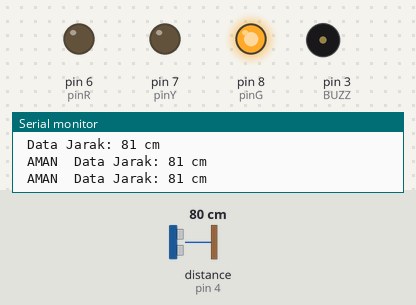
A sketch run on a simulated Arduino Uno, built with avr-gcc and run on an emulated ATmega328P. On the bench: output pins drawn as LEDs (lit = HIGH), buzzer (waves = sounding, pin HIGH), the last lines printed to the serial monitor. Inputs (shaded band) come from the test bench; at power-on: distance to the obstacle (sensor on pin 4) 80 cm. The echo pulse lasts 58.3 µs per cm.

Above: at 1.3 s.
1.4 s: distance to the obstacle (sensor on pin 4) set to 74 cm
3.2 s: distance to the obstacle (sensor on pin 4) set to 66 cm
At 4.6 s:
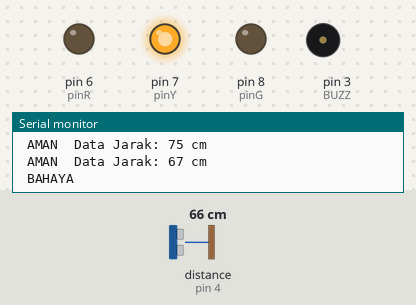
6.2 s: distance to the obstacle (sensor on pin 4) set to 23 cm
9.2 s: distance to the obstacle (sensor on pin 4) set to 18 cm
At 11.1 s:
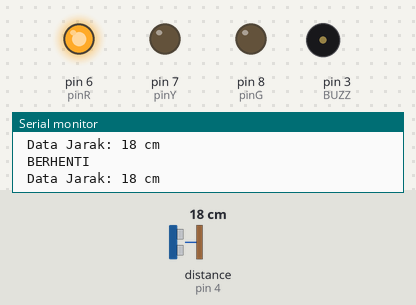
12.2 s: distance to the obstacle (sensor on pin 4) set to 35 cm
At 13.22 s:
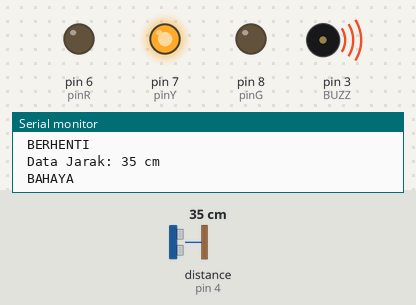
15.2 s: distance to the obstacle (sensor on pin 4) set to 2 cm
At 16.8 s:
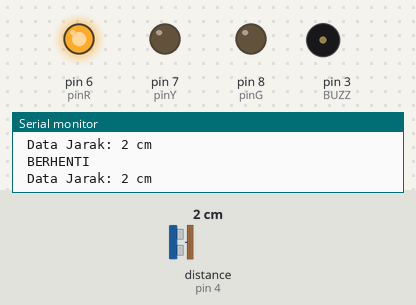
Timing chart, 0 to 19.2 s (numbered marks = the images above; inputs shaded):
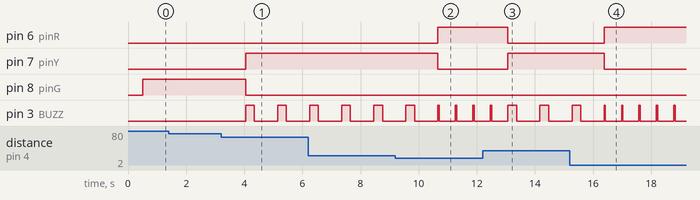

Measured:
- the behaviour switches between 71 and 70 cm on distance to the obstacle (sensor on pin 4) (found by bisection; images 0 and 1)
- the behaviour switches between 21 and 20 cm on distance to the obstacle (sensor on pin 4) (found by bisection; images 1 and 2)
- after the input at 3.2 s, pin 7 (pinY): LOW → HIGH after 0.84 s; pin 8 (pinG): HIGH → LOW after 0.84 s; pin 3 (BUZZ): alternates HIGH for 0.30 s and LOW for 0.80 s, starting after 0.84 s
- after the input at 9.2 s, pin 6 (pinR): LOW → HIGH after 1.5 s; pin 7 (pinY): HIGH → LOW after 1.5 s
- after the input at 12.2 s, pin 6 (pinR): HIGH → LOW after 0.87 s; pin 7 (pinY): LOW → HIGH after 0.87 s
- after the input at 15.2 s, pin 6 (pinR): LOW → HIGH after 1.2 s; pin 7 (pinY): HIGH → LOW after 1.2 s

The sketch:

6.SENSOR_JARAK_CHALLENGE.ino
```cpp
#include<NewPing.h>

//INISIAL
int triger = 5;
int echo = 4;
int batas = 400;
int pinR = 6;
int pinY = 7;
int pinG =8;
int BUZZ = 3;


NewPing cm(triger,echo,batas);

void setup() {
  // BACA SENSOR
  Serial.begin(115200);
  pinMode (pinR,OUTPUT);
  pinMode (pinY,OUTPUT);
  pinMode (pinG,OUTPUT);
  pinMode (BUZZ,OUTPUT);

}

void loop() {
  //BACA DATA
  int bacaJarak=cm.ping_cm();

  //PRINT TO SERIAL
  Serial.print(" Data Jarak: ");
  Serial.print(bacaJarak);
  Serial.print(" cm ");
  Serial.println();
  delay(500);

  //LOGIKA
  if(bacaJarak <=20 and bacaJarak!=0 )
  {
  Serial.println ( " BERHENTI ");
  digitalWrite(pinR,HIGH);
  digitalWrite(pinY,LOW);
  digitalWrite(pinG,LOW);
  digitalWrite (BUZZ,HIGH);
  delay(50);
  digitalWrite(BUZZ,LOW);
  delay(50);
  }

  else if(bacaJarak >=21 and bacaJarak <=71)
  {
    Serial.println ( " BAHAYA ");
    digitalWrite(pinR,LOW);
    digitalWrite(pinY,HIGH);
    digitalWrite(pinG,LOW);
    digitalWrite(BUZZ,HIGH);
    delay(300);
    digitalWrite(BUZZ,LOW);
    delay(300);
  }
  else if(bacaJarak >=71)
  {
    Serial.print( " AMAN " );
    digitalWrite(pinR,LOW);
    digitalWrite(pinY,LOW);
    digitalWrite(pinG,HIGH);
  }
}
```
